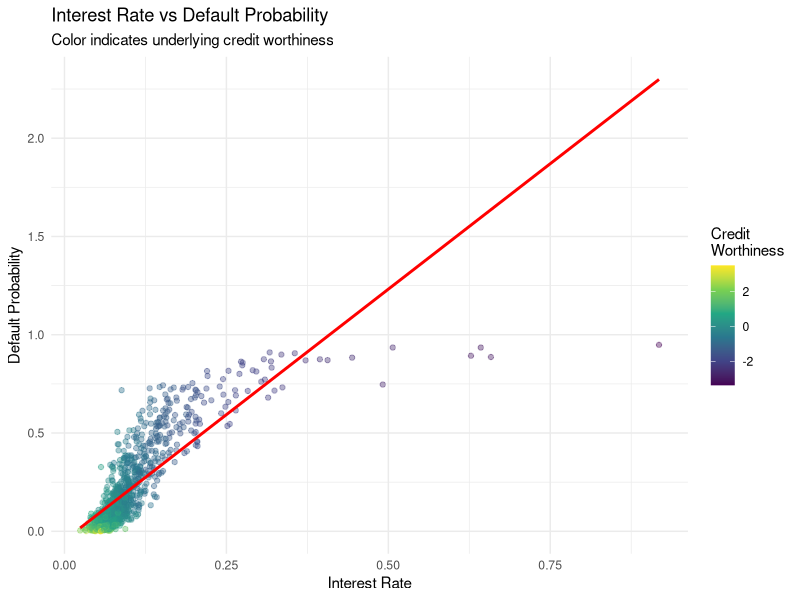
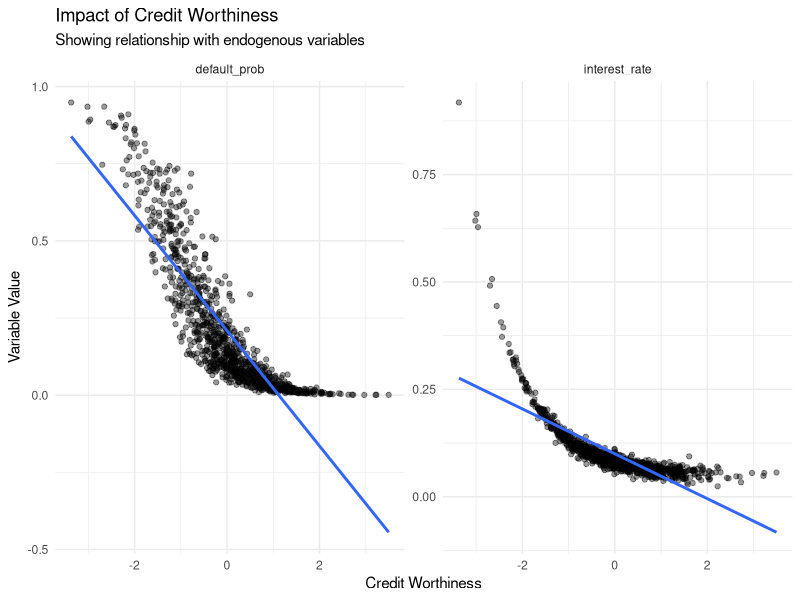
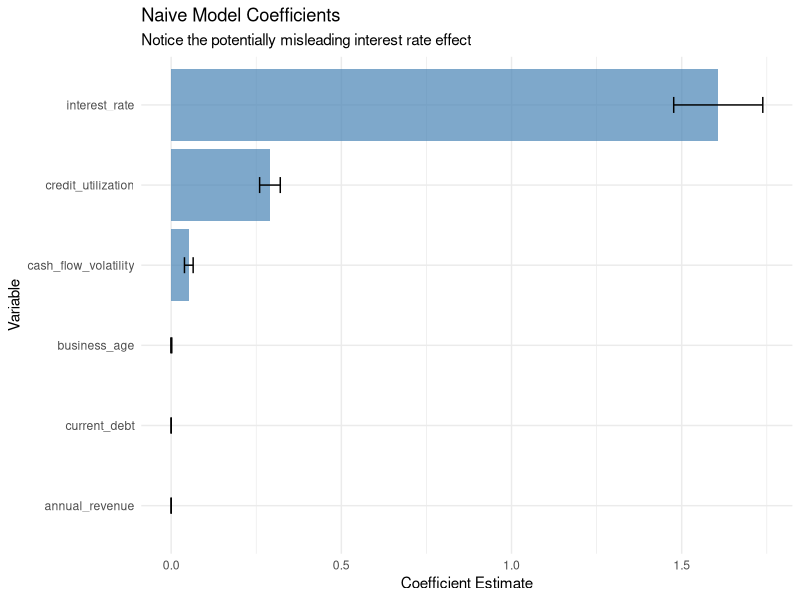
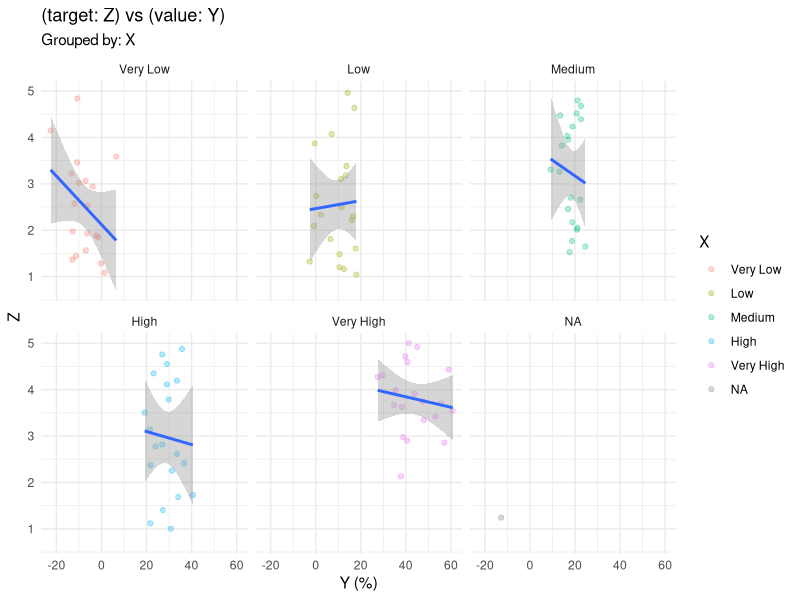
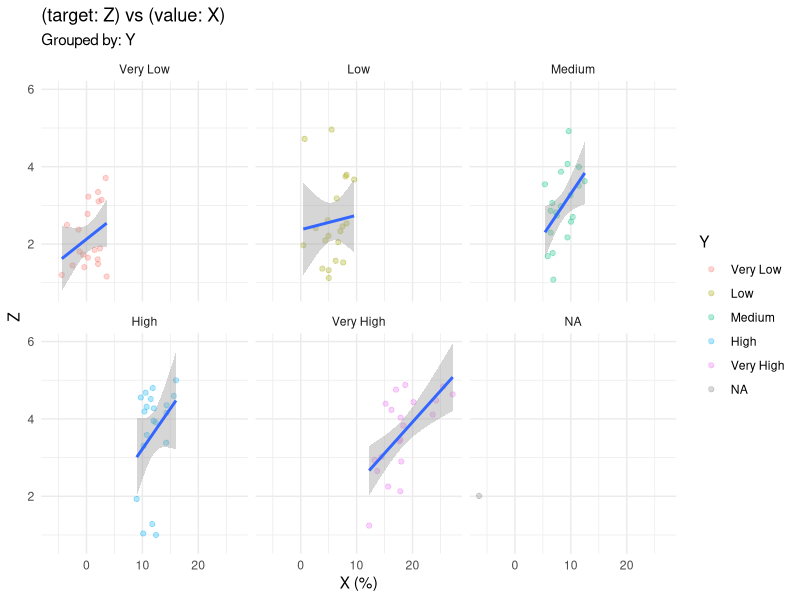
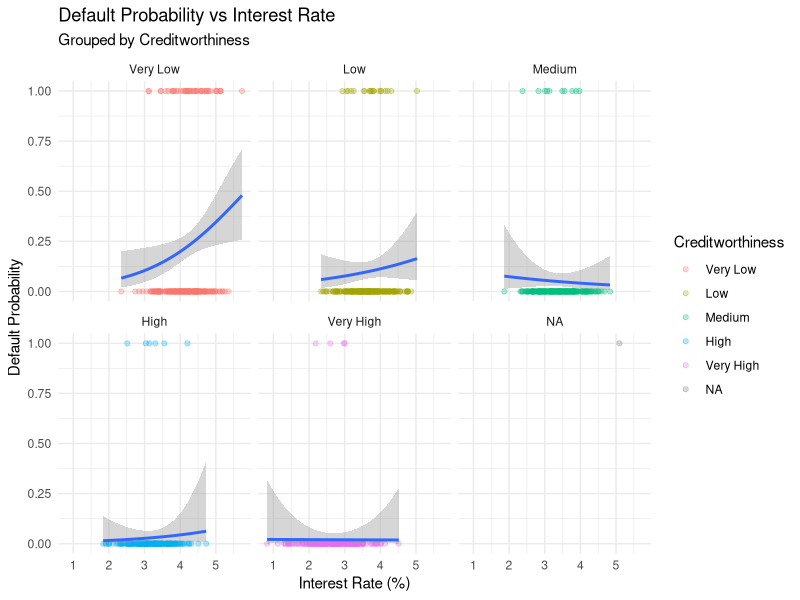

The R source for these figures, in order:
## ---- chunk 1
1+1
## ---- chunk 2
# Section 2: Simulating Endogeneity in Credit Risk Assessment

## Load required libraries
library(tidyverse)
library(ggplot2)
library(broom)

## Simulate underlying data structure
set.seed(42)  # For reproducibility

simulate_credit_data <- function(n = 1000) {
  # First, simulate the unobserved credit worthiness
  # We use normal distribution to represent the underlying quality
  credit_worthiness <- rnorm(n, mean = 0, sd = 1)
  
  # Now simulate observable features
  # Note how some variables are influenced by credit_worthiness
  tibble(
    credit_worthiness = credit_worthiness,
    
    # Business characteristics
    business_age = rexp(n, rate = 1/5) + abs(credit_worthiness),  # Older businesses tend to have better credit
    annual_revenue = exp(rnorm(n, 11, 1) + 0.5 * credit_worthiness),  # Revenue partially reflects creditworthiness
    
    # Financial metrics
    current_debt = exp(rnorm(n, 10, 0.8) - 0.3 * credit_worthiness),  # Better credit worthiness → less debt
    cash_flow_volatility = rexp(n, rate = 2) - 0.2 * credit_worthiness,  # Better credit → more stable
    
    # Endogenous variables
    interest_rate = 0.05 + 0.03 * exp(-credit_worthiness) + rnorm(n, 0, 0.01),
    
    # Credit utilization (ratio of current debt to credit limit)
    credit_utilization = pmin(1, pmax(0, rbeta(n, 2, 4) - 0.3 * credit_worthiness)),
    
    # Target variable: default probability
    default_prob = plogis(-2 - 1.5 * credit_worthiness + 
                         0.2 * cash_flow_volatility +
                         rnorm(n, 0, 0.5))  # Add some noise
  )
}

# Generate our dataset
credit_data <- simulate_credit_data(1000)

# Fit naive model ignoring endogeneity
naive_model <- lm(default_prob ~ business_age + annual_revenue + current_debt + 
                 interest_rate + credit_utilization + cash_flow_volatility,
                 data = credit_data)

# Section 3: Visualizing the Impact of Endogeneity

## Plot 1: Interest Rate vs Default Probability
p1 <- ggplot(credit_data, aes(x = interest_rate, y = default_prob)) +
  geom_point(alpha = 0.4, aes(color = credit_worthiness)) +
  geom_smooth(method = "lm", color = "red", se = FALSE) +
  scale_color_viridis_c() +
  labs(title = "Interest Rate vs Default Probability",
       subtitle = "Color indicates underlying credit worthiness",
       x = "Interest Rate",
       y = "Default Probability",
       color = "Credit\nWorthiness") +
  theme_minimal()

## Plot 2: Credit Worthiness Impact
p2 <- credit_data %>%
  pivot_longer(cols = c(interest_rate, default_prob),
               names_to = "variable",
               values_to = "value") %>%
  ggplot(aes(x = credit_worthiness, y = value)) +
  geom_point(alpha = 0.4) +
  geom_smooth(method = "lm", se = FALSE) +
  facet_wrap(~variable, scales = "free_y") +
  labs(title = "Impact of Credit Worthiness",
       subtitle = "Showing relationship with endogenous variables",
       x = "Credit Worthiness",
       y = "Variable Value") +
  theme_minimal()

## Plot 3: Coefficient Plot
coef_plot <- tidy(naive_model) %>%
  filter(term != "(Intercept)") %>%
  ggplot(aes(x = reorder(term, estimate), y = estimate)) +
  geom_col(fill = "steelblue", alpha = 0.7) +
  geom_errorbar(aes(ymin = estimate - std.error*1.96,
                    ymax = estimate + std.error*1.96),
                width = 0.2) +
  coord_flip() +
  labs(title = "Naive Model Coefficients",
       subtitle = "Notice the potentially misleading interest rate effect",
       x = "Variable",
       y = "Coefficient Estimate") +
  theme_minimal()

# Display plots
print(p1)
print(p2)
print(coef_plot)

# Calculate correlations to show the endogeneity structure
cor_matrix <- credit_data %>%
  select(credit_worthiness, interest_rate, default_prob) %>%
  cor() %>%
  round(3)

print("Correlation Matrix:")
print(cor_matrix)
## ---- chunk 3
library(tidyverse)
library(ggplot2)
set.seed(1008)

simulate_loan_data <- function(n_samples = 1000) {
  # True underlying creditworthiness (unobserved)
  creditworthiness <- rnorm(n_samples, mean = 0, sd = 1)
  
  # Generate business characteristics
  business_age <- rpois(n_samples, lambda = 5)
  annual_revenue <- exp(rnorm(n_samples, mean = 11, sd = 1))
  
  # Interest rate depends on creditworthiness and observables
  interest_rate <- 5 + 
                  -0.5 * creditworthiness +  # Higher creditworthiness → Lower rate
                  -0.1 * business_age +
                  -0.1 * log(annual_revenue) +
                  rnorm(n_samples, mean = 0, sd = 0.5)
  
  # Default probability depends on creditworthiness and interest rate
  default_prob <- plogis(-2 +
                        -0.8 * creditworthiness +  # Higher creditworthiness → Lower default
                        0.2 * interest_rate +
                        -0.1 * business_age +
                        -0.1 * log(annual_revenue))
  
  # Realize defaults
  default <- rbinom(n_samples, size = 1, prob = default_prob)
  
  # Create dataset
  data.frame(
    business_age = business_age,
    annual_revenue = annual_revenue,
    interest_rate = interest_rate,
    creditworthiness = creditworthiness,  # Usually unobserved
    default = default
  )
}

# Generate data
loan_data <- simulate_loan_data()
## ---- chunk 4
genEndogData <- function(n=100){
  sigma <- matrix(c(40,12,12,20), ncol=2)
  de <- mvtnorm::rmvnorm(n=n, mean=c(0,0), sigma=sigma)
  Z <- seq(1,5,length.out = n)
  X <- 3*Z + de[,1]
  Y <- 2*X + de[,2] 
  data.frame(Y,X,Z)
}

test_data <- genEndogData()

test_model <- glm(Z ~ X + Y,
                  family = "gaussian",
                  data = test_data)

viz_test_data <- test_data %>%
  mutate(
    predicted_prob = predict(test_model, type = "response"),
    X_group = cut(X, 
                                breaks = quantile(X, probs = 0:5/5),
                                labels = c("Very Low", "Low", "Medium", "High", "Very High"))
  )

# Plot relationships
ggplot(viz_test_data, aes(x = Y, y = Z)) +
  geom_point(alpha = 0.3, aes(color = X_group)) +
  geom_smooth(method = "glm", method.args = list(family = "gaussian")) +
  facet_wrap(~X_group) +
  labs(title = "(target: Z) vs (value: Y)",
       subtitle = "Grouped by: X",
       x = "Y (%)",
       y = "Z",
       color = "X") +
  theme_minimal()

## ---- chunk 5
genEndogData <- function(n=100){
  sigma <- matrix(c(40,12,12,20), ncol=2)
  de <- mvtnorm::rmvnorm(n=n, mean=c(0,0), sigma=sigma)
  Z <- seq(1,5,length.out = n)
  X <- 3*Z + de[,1]
  Y <- 2*X + de[,2] 
  data.frame(Y,X,Z)
}

test_data <- genEndogData()

test_model <- glm(Z ~ X + Y,
                  family = "gaussian",
                  data = test_data)

viz_test_data <- test_data %>%
  mutate(
    predicted_prob = predict(test_model, type = "response"),
    Y_group = cut(Y, 
                                breaks = quantile(Y, probs = 0:5/5),
                                labels = c("Very Low", "Low", "Medium", "High", "Very High"))
  )

# Plot relationships
ggplot(viz_test_data, aes(x = X, y = Z)) +
  geom_point(alpha = 0.3, aes(color = Y_group)) +
  geom_smooth(method = "glm", method.args = list(family = "gaussian")) +
  facet_wrap(~Y_group) +
  labs(title = "(target: Z) vs (value: X)",
       subtitle = "Grouped by: Y",
       x = "X (%)",
       y = "Z",
       color = "Y") +
  theme_minimal()
## ---- chunk 6
# Fit naive model
naive_model <- glm(default ~ interest_rate + business_age + log(annual_revenue),
                  family = binomial(link = "logit"),
                  data = loan_data)

# Create visualization data
viz_data <- loan_data %>%
  mutate(
    predicted_prob = predict(naive_model, type = "response"),
    creditworthiness_group = cut(creditworthiness, 
                                breaks = quantile(creditworthiness, probs = 0:5/5),
                                labels = c("Very Low", "Low", "Medium", "High", "Very High"))
  )

# Plot relationships
ggplot(viz_data, aes(x = interest_rate, y = default)) +
  geom_point(alpha = 0.3, aes(color = creditworthiness_group)) +
  geom_smooth(method = "glm", method.args = list(family = "binomial")) +
  facet_wrap(~creditworthiness_group) +
  labs(title = "Default Probability vs Interest Rate",
       subtitle = "Grouped by Creditworthiness",
       x = "Interest Rate (%)",
       y = "Default Probability",
       color = "Creditworthiness") +
  theme_minimal()
## ---- chunk 7
# Simulate instruments
simulate_instruments <- function(loan_data, n_samples = nrow(loan_data)) {
  # Federal funds rate (varies by time)
  fed_rate <- rep(runif(n_samples/20, 1, 3), each = 20) + 
              rnorm(n_samples, 0, 0.1)
  
  # Bank liquidity (varies by region)
  bank_liquidity <- rep(rnorm(n_samples/10), each = 10)
  
  # Create instrument dataset
  data.frame(
    fed_rate = fed_rate,
    bank_liquidity = bank_liquidity,
    # Interest rate spread (market-wide)
    market_spread = 2 + 0.5 * fed_rate + rnorm(n_samples, 0, 0.2)
  )
}

# Add instruments to our data
loan_data <- cbind(loan_data, simulate_instruments(loan_data))

# Two-Stage Least Squares (2SLS)
# First stage: predict interest rates using instruments
stage1 <- lm(interest_rate ~ fed_rate + bank_liquidity + market_spread +
             business_age + log(annual_revenue),
             data = loan_data)

# Get predicted interest rates
loan_data$predicted_rate <- predict(stage1)

# Second stage: use predicted rates in default model
stage2 <- glm(default ~ predicted_rate + business_age + log(annual_revenue),
              family = binomial(link = "logit"),
              data = loan_data)

# Compare coefficients
models_comparison <- data.frame(
  Variable = names(coef(naive_model)),
  Naive_Estimate = coef(naive_model),
  IV_Estimate = c(coef(stage2)[1], 
                 coef(stage2)["predicted_rate"],
                 coef(stage2)[c("business_age", "log(annual_revenue)")])
)
## ---- chunk 8
# Function to evaluate model performance
evaluate_model <- function(model, data, predicted_rate = FALSE) {
  # Get predictions
  if(predicted_rate) {
    data$interest_rate <- data$predicted_rate
  }
  predictions <- predict(model, newdata = data, type = "response")
  
  # Calculate metrics
  auc <- pROC::auc(data$default, predictions)
  
  # Calculate calibration metrics
  calibration <- data.frame(
    pred_prob = predictions,
    actual = data$default
  ) %>%
    mutate(bucket = cut(pred_prob, breaks = seq(0, 1, 0.1))) %>%
    group_by(bucket) %>%
    summarise(
      n = n(),
      pred = mean(pred_prob),
      actual = mean(actual)
    )
  
  list(auc = auc, calibration = calibration)
}

# Compare models
naive_perf <- evaluate_model(naive_model, loan_data)
iv_perf <- evaluate_model(stage2, loan_data, predicted_rate = TRUE)
## ---- chunk 9
naive_perf
## ---- chunk 10
iv_perf
